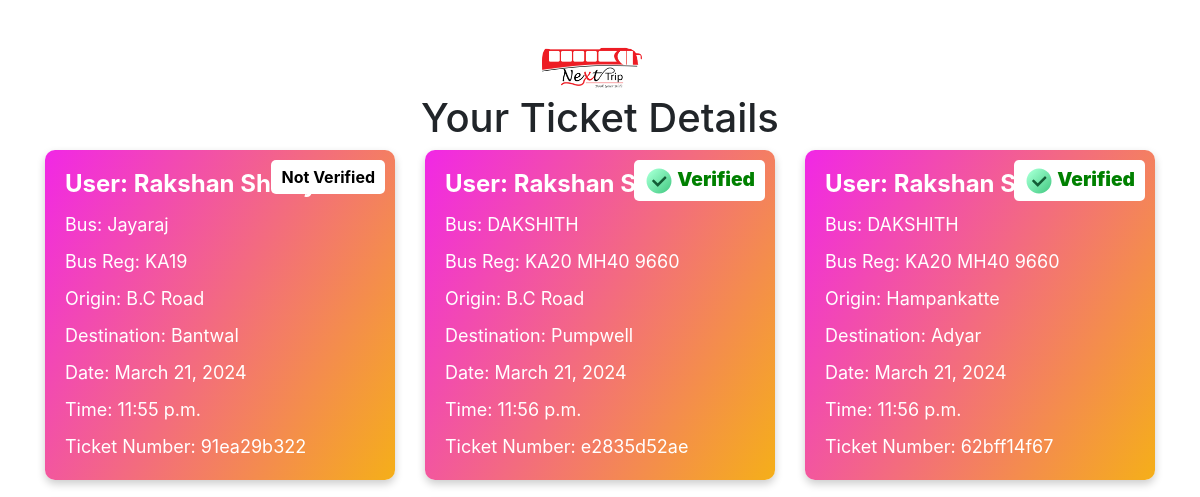
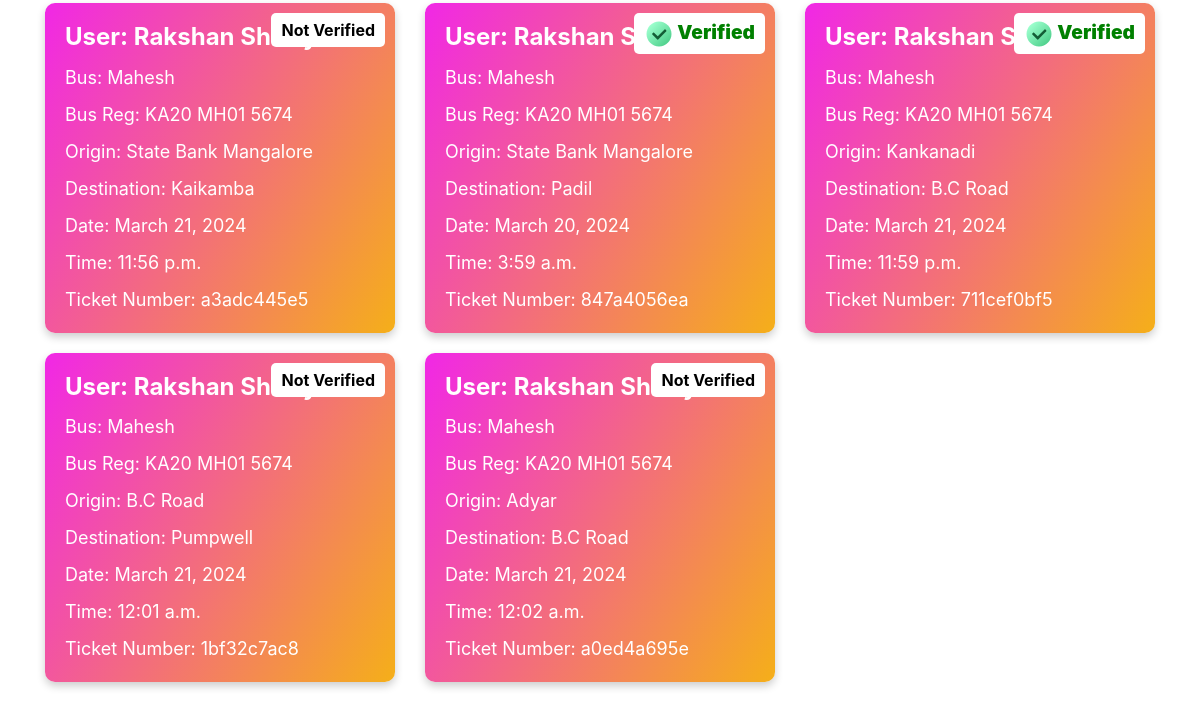
The page /buytickets/ticket-details/ (signed in) on the database as committed earlier (2 pictures, top to bottom).
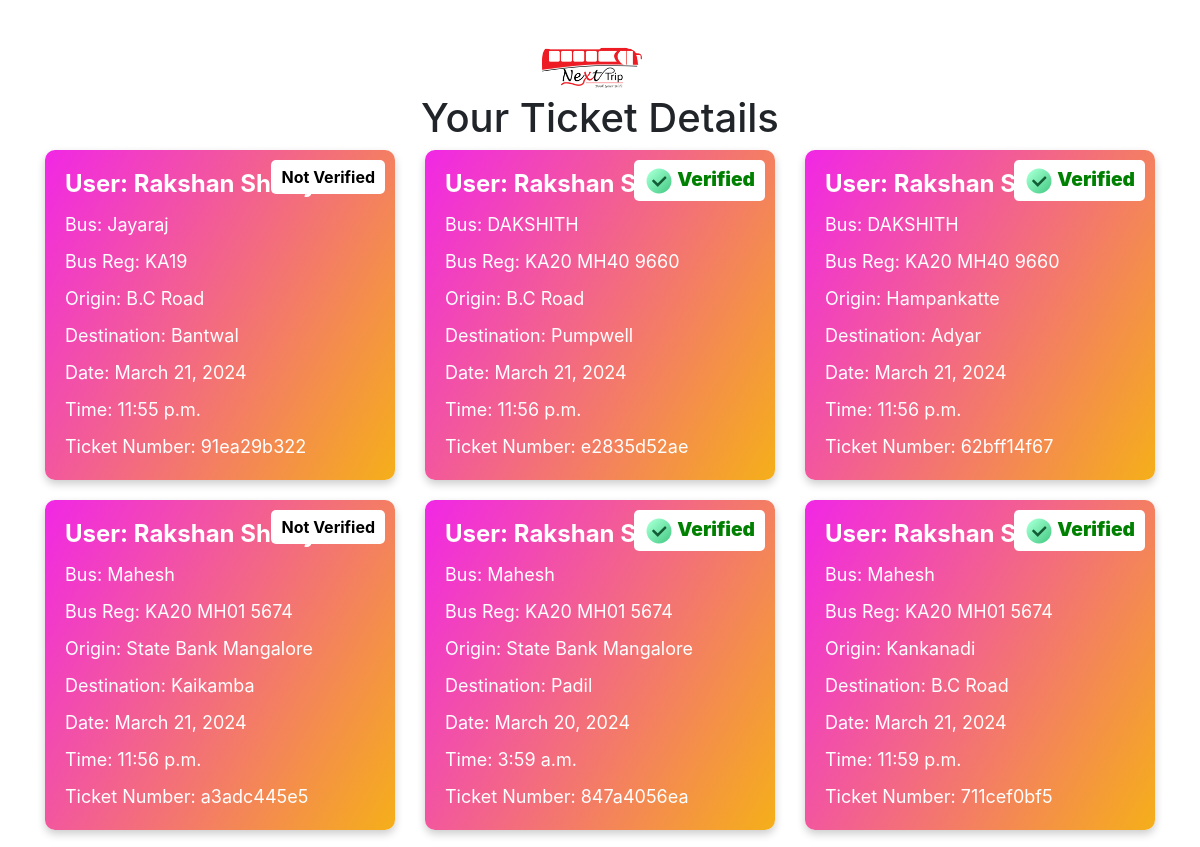
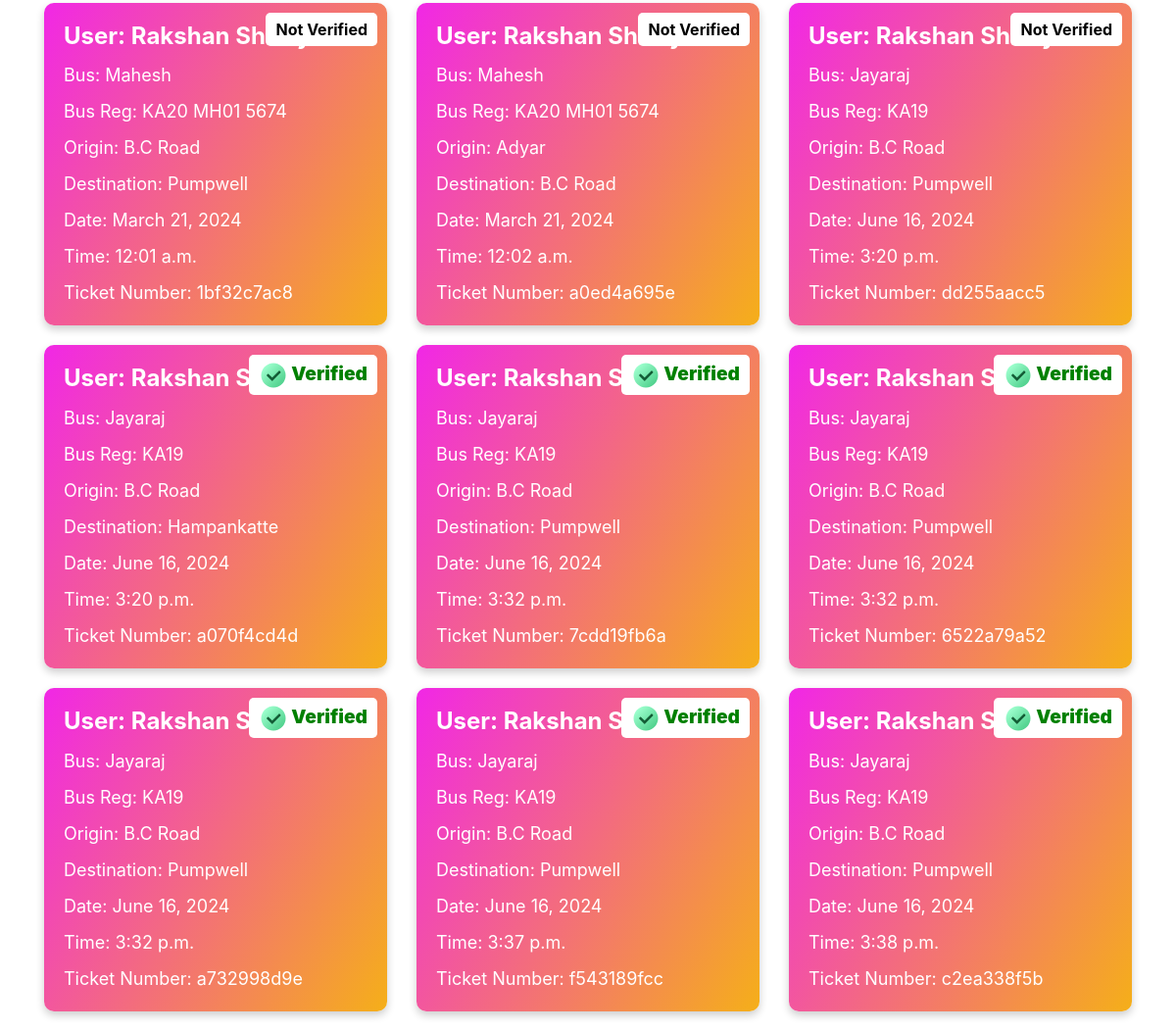
The same page on the database as committed later (2 pictures, top to bottom).
### buytickets/models.py (models this page shows)
class Ticket(models.Model):
    user = models.ForeignKey(User, on_delete=models.CASCADE)
    origin = models.ForeignKey(Station, on_delete=models.CASCADE, related_name='origin_tickets')
    destination = models.ForeignKey(Station, on_delete=models.CASCADE, related_name='destination_tickets')
    date = models.DateField()
    time = models.TimeField()
    cost = models.FloatField()
    ticket_number = models.CharField(max_length=10, unique=True)
    is_verified = models.BooleanField(default=False)
    bus = models.ForeignKey(Bus, on_delete=models.CASCADE)  # ForeignKey to Bus model

### nextbus/models.py (models this page shows, shortened)
class Bus(models.Model):
    number = models.CharField(max_length=20)
    name = models.CharField(max_length=100)
    reg_number = models.CharField(max_length=20)
    capacity = models.IntegerField()

class Station(models.Model):
    name = models.CharField(max_length=100)
    def __str__(self):
        return self.name

### buytickets/views.py (the view)
# urls.py: path('ticket-details/', ticket_details, name='ticket_details'),
@login_required
def ticket_details(request):
    user_tickets = Ticket.objects.filter(user=request.user)
    return render(request, 'buytickets/ticket_details.html', {'user_tickets': user_tickets})

### buytickets/templates/buytickets/ticket_details.html (shortened to what this page needs)
{% load static%}
<!DOCTYPE html>
<html>
<head>
    <link rel="stylesheet" href="https://maxcdn.bootstrapcdn.com/bootstrap/4.5.2/css/bootstrap.min.css">
</head>
<body>
    <a class="navbar-brand logo-img" href="#"><img src="{% static 'loginpage/Next Trip black.png' %}" alt="logo" width="100" height="100" ></a>
    <h1 class="text-center mt-4">Your Ticket Details</h1>
    <div class="container">
        <div class="row">
            {% for ticket in user_tickets %}
            <div class="col-md-4">
                <div class="card">
                    <div class="card-body">
                        <h5 class="card-title">User: {{ ticket.user }}</h5>
                        <p class="card-text">Bus: {{ ticket.bus.name }}</p>
                        <p class="card-text">Bus Reg: {{ ticket.bus.reg_number }}</p>
                        <p class="card-text">Origin: {{ ticket.origin }}</p>
                        <p class="card-text">Destination: {{ ticket.destination }}</p>
                        <p class="card-text">Date: {{ ticket.date }}</p>
                        <p class="card-text">Time: {{ ticket.time }}</p>
                        <p class="card-text">Ticket Number: {{ ticket.ticket_number }}</p>
                    </div>
                    <div class="card-badge ">{% if ticket.is_verified %}<p class="verify"> Verified
                    </p>{% else %}Not Verified{% endif %}</div>
                </div>
            </div>
            {% endfor %}
        </div>
    </div>
</body>
</html>

### buytickets/templates/buytickets/ticket_details.html (style rules this page uses)
.logo-img { display: flex; justify-content: center; align-items: flex-start; / }
.logo-img img { margin-top: 10px; margin-bottom: -50px; }
.card { margin-bottom: 20px; border: none; border-radius: 10px; box-shadow: 0 4px 8px 0 rgba(0,0,0,0.2); transition: 0.3s; overflow: hidden; }
.card-body { padding: 20px; background: linear-gradient(120deg, #f127e6, #f5af19); color: white; }
.card-title { font-size: 24px; font-weight: bold; }
.card-text { font-size: 18px; margin-bottom: 10px; }
.card-badge { position: absolute; top: 10px; right: 10px; padding: 5px 10px; border-radius: 5px; background: white; color: black; font-size: 16px; font-weight: bold; }
.verify { color: green; font-weight: 900; font-size: 1.2rem; padding: 0; margin: 0; }
.checkmark { width: auto; height: 30px; }

Rows that differ between the two databases and show on the page:
added Ticket: user "Rakshan Shetty", bus.name "Jayaraj", bus.reg_number "KA19", origin "B.C Road", destination "Pumpwell", date "June 16, 2024", time "3:20 p.m.", ticket_number "dd255aacc5", is_verified "Not Verified"
added Ticket: user "Rakshan Shetty", bus.name "Jayaraj", bus.reg_number "KA19", origin "B.C Road", destination "Hampankatte", date "June 16, 2024", time "3:20 p.m.", ticket_number "a070f4cd4d", is_verified True (drawn)
added Ticket: user "Rakshan Shetty", bus.name "Jayaraj", bus.reg_number "KA19", origin "B.C Road", destination "Pumpwell", date "June 16, 2024", time "3:32 p.m.", ticket_number "7cdd19fb6a", is_verified True (drawn)
added Ticket: user "Rakshan Shetty", bus.name "Jayaraj", bus.reg_number "KA19", origin "B.C Road", destination "Pumpwell", date "June 16, 2024", time "3:32 p.m.", ticket_number "6522a79a52", is_verified True (drawn)
added Ticket: user "Rakshan Shetty", bus.name "Jayaraj", bus.reg_number "KA19", origin "B.C Road", destination "Pumpwell", date "June 16, 2024", time "3:32 p.m.", ticket_number "a732998d9e", is_verified True (drawn)
added Ticket: user "Rakshan Shetty", bus.name "Jayaraj", bus.reg_number "KA19", origin "B.C Road", destination "Pumpwell", date "June 16, 2024", time "3:37 p.m.", ticket_number "f543189fcc", is_verified True (drawn)
added Ticket: user "Rakshan Shetty", bus.name "Jayaraj", bus.reg_number "KA19", origin "B.C Road", destination "Pumpwell", date "June 16, 2024", time "3:38 p.m.", ticket_number "c2ea338f5b", is_verified True (drawn)
